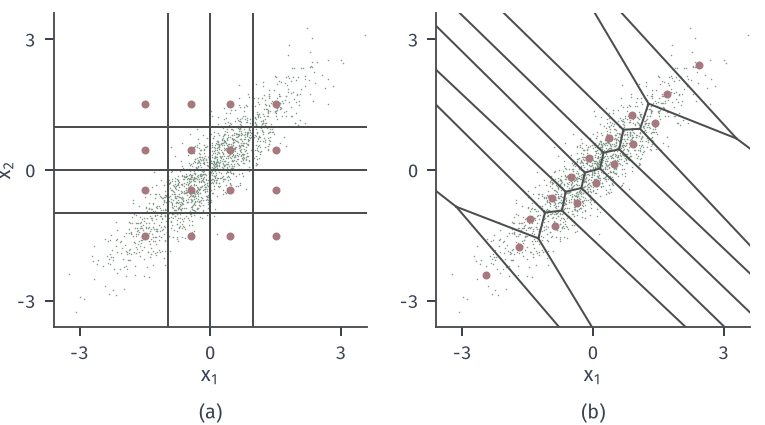

This chart was generated by the following Python code:
from pathlib import Path
import sys
HERE = Path(__file__).resolve().parent
sys.path.insert(0, str(HERE.parent/'quant-common'))
from quant_fig import *
# Correlated Gaussian pair, unit variances, correlation 0.9; N = 16 points (2 bits per component).
# (a) product of two 4-level Gaussian Lloyd-Max quantizers; (b) joint codebook from the Lloyd iteration on
# n = 200000 simulated vectors (seed 1), started from the product codebook; distortion of both evaluated on an
# independent sample of 200000 vectors (seed 2). Green dots: 1500 of the test vectors; red: codebook; gray: cells.
rho = .9; S = np.array([[1, rho], [rho, 1]]); A = np.linalg.cholesky(S)
Xtr = np.random.default_rng(1).standard_normal((200000, 2))@A.T
Xte = np.random.default_rng(2).standard_normal((200000, 2))@A.T
t4, c4, D4 = gauss_lloyd(4)
Cp = np.array([[a, b] for a in c4 for b in c4])
Cj = lloyd_samples(Xtr, Cp, 80)
Dp = nearest(Xte, Cp)[1].mean()/2; Dj = nearest(Xte, Cj)[1].mean()/2
box = (-3.6, 3.6, -3.6, 3.6)
fig, (a, b) = figure(width_mm=108, height_mm=60, ncols=2)
panel(fig, left=.07, right=.98, bottom=.23, top=.97, wspace=.22)
for ax in (a, b):
    ax.plot(Xte[:1500, 0], Xte[:1500, 1], '.', ms=1.2, color=GREEN, mew=0)
    ax.set_xlim(box[0], box[1]); ax.set_ylim(box[2], box[3]); ax.set_aspect('equal')
    ax.set_xticks([-3, 0, 3]); ax.set_yticks([-3, 0, 3])
for t in t4: a.axvline(t, color=STROKE, lw=.8); a.axhline(t, color=STROKE, lw=.8)
a.plot(Cp[:, 0], Cp[:, 1], 'o', ms=3.2, color=RED, mew=0)
for p, q in voronoi_edges(Cj, box): b.plot([p[0], q[0]], [p[1], q[1]], color=STROKE, lw=.8)
b.plot(Cj[:, 0], Cj[:, 1], 'o', ms=3.2, color=RED, mew=0)
a.set_xlabel('$x_1$', labelpad=1); b.set_xlabel('$x_1$', labelpad=1); a.set_ylabel('$x_2$', labelpad=1)
tags(fig, (a, b), y=.005)
nused = int(sum((nearest(Xte, Cp)[0] == k).mean() > 1e-3 for k in range(16)))
save(fig, HERE, 'figure', {'scalar_lloyd_max_4': [float(v) for v in c4], 'scalar_D': float(D4),
     'product_D_per_component_test': float(Dp), 'joint_D_per_component_test': float(Dj),
     'product_cells_with_prob_above_1e-3': nused,
     'product_cell_probs': sorted([float((nearest(Xte, Cp)[0] == k).mean()) for k in range(16)])})
